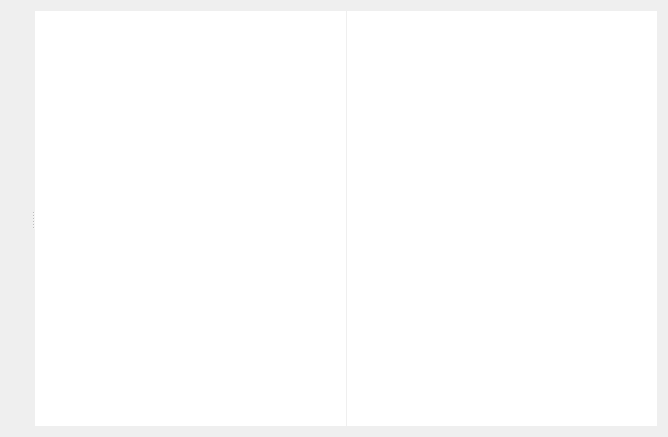
<?xml version="1.0" encoding="UTF-8"?>
<ui version="4.0">
 <class>ModeMaterial</class>
 <widget class="QWidget" name="ModeMaterial">
  <property name="geometry">
   <rect>
    <x>0</x>
    <y>0</y>
    <width>668</width>
    <height>437</height>
   </rect>
  </property>
  <property name="windowTitle">
   <string>Form</string>
  </property>
  <layout class="QHBoxLayout" name="horizontalLayout">
   <item>
    <widget class="QSplitter" name="splitter">
     <property name="orientation">
      <enum>Qt::Horizontal</enum>
     </property>
     <widget class="CollectionDisplay" name="collDisp" native="true">
      <property name="sizePolicy">
       <sizepolicy hsizetype="Expanding" vsizetype="Expanding">
        <horstretch>1</horstretch>
        <verstretch>0</verstretch>
       </sizepolicy>
      </property>
     </widget>
     <widget class="QSplitter" name="splitter_2">
      <property name="sizePolicy">
       <sizepolicy hsizetype="Expanding" vsizetype="Expanding">
        <horstretch>6</horstretch>
        <verstretch>0</verstretch>
       </sizepolicy>
      </property>
      <property name="orientation">
       <enum>Qt::Horizontal</enum>
      </property>
      <property name="handleWidth">
       <number>1</number>
      </property>
      <widget class="QTextEdit" name="editor">
       <property name="sizePolicy">
        <sizepolicy hsizetype="Expanding" vsizetype="Expanding">
         <horstretch>1</horstretch>
         <verstretch>0</verstretch>
        </sizepolicy>
       </property>
       <property name="frameShape">
        <enum>QFrame::NoFrame</enum>
       </property>
      </widget>
      <widget class="PdfViewer" name="viewer">
       <property name="sizePolicy">
        <sizepolicy hsizetype="Expanding" vsizetype="Expanding">
         <horstretch>1</horstretch>
         <verstretch>0</verstretch>
        </sizepolicy>
       </property>
       <property name="frameShape">
        <enum>QFrame::NoFrame</enum>
       </property>
       <property name="lineWidth">
        <number>0</number>
       </property>
      </widget>
     </widget>
    </widget>
   </item>
  </layout>
 </widget>
 <customwidgets>
  <customwidget>
   <class>CollectionDisplay</class>
   <extends>QWidget</extends>
   <header>gui/forms/collectiondisplay.h</header>
   <container>1</container>
  </customwidget>
  <customwidget>
   <class>PdfViewer</class>
   <extends>QGraphicsView</extends>
   <header>gui/forms/pdfviewer.h</header>
  </customwidget>
 </customwidgets>
 <resources/>
 <connections/>
</ui>
